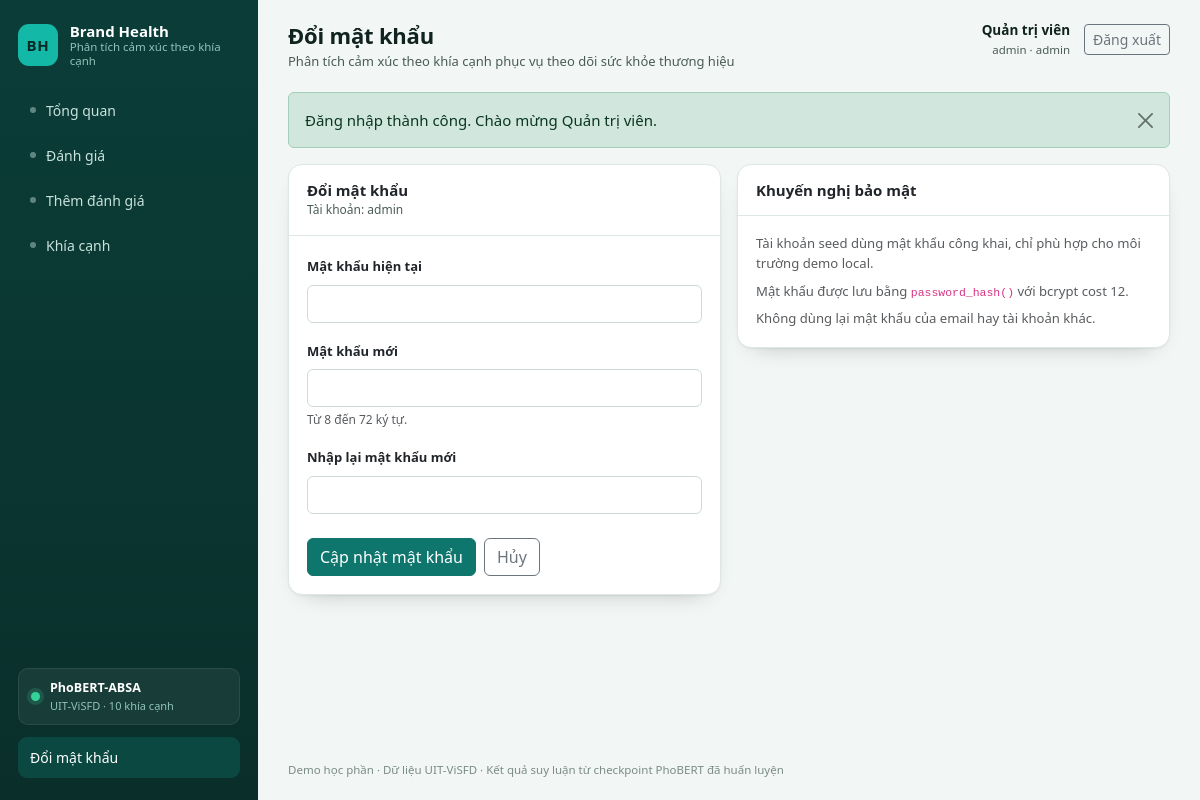
The page /change_password.php (signed in) on the database its author committed.
### tables this page shows
CREATE TABLE IF NOT EXISTS users (
    id              INT UNSIGNED    NOT NULL AUTO_INCREMENT,
    username        VARCHAR(50)     NOT NULL,
    password_hash   VARCHAR(255)    NOT NULL,
    full_name       VARCHAR(100)    NOT NULL,
    role            ENUM('admin', 'analyst') NOT NULL DEFAULT 'admin',
    is_active       TINYINT(1)      NOT NULL DEFAULT 1,
    last_login_at   DATETIME        NULL,
    created_at      TIMESTAMP       NOT NULL DEFAULT CURRENT_TIMESTAMP,
    updated_at      TIMESTAMP       NOT NULL DEFAULT CURRENT_TIMESTAMP
                                    ON UPDATE CURRENT_TIMESTAMP,
    PRIMARY KEY (id),
    UNIQUE KEY uq_users_username (username),
    KEY idx_users_active (is_active)
);

### app/helpers.php (called while the page is built, shortened)
<?php
function e($value): string
{
    return htmlspecialchars((string) $value, ENT_QUOTES | ENT_SUBSTITUTE, 'UTF-8');
}
function url(string $path = ''): string
{
    return BASE_URL . '/' . ltrim($path, '/');
}
function asset(string $path): string
{
    return url('assets/' . ltrim($path, '/'));
}
function take_flashes(): array
{
    $flashes = $_SESSION['_flash'] ?? [];
    return is_array($flashes) ? $flashes : [];
}

### app/config.php (called while the page is built, shortened)
<?php
return [
    'app' => [
        'name'    => 'Brand Health Demo',
        'tagline' => 'Phân tích cảm xúc theo khía cạnh',
        'timezone' => 'Asia/Ho_Chi_Minh',
        'debug'   => false,
    ],
    'db' => [
        'host'    => '127.0.0.1',
        'port'    => 3306,
        'name'    => 'brand_health_db',
        'user'    => 'root',
        'pass'    => '',
        'charset' => 'utf8mb4',
    ],
    'api' => [
        'base_url' => 'http://127.0.0.1:8000',
        'key'      => '',
        'timeout'  => 30,
    ],
];

### app/bootstrap.php (called while the page is built, shortened)
<?php
function config(?string $path = null, $default = null)
{
    static $config = null;
    if ($config === null) {
        $config = require __DIR__ . '/config.php';
    }
    $value = $config;
    foreach (explode('.', $path) as $key) {
        $value = $value[$key];
    }
    return $value;
}
require_once __DIR__ . '/db.php';
require_once __DIR__ . '/helpers.php';
require_once __DIR__ . '/auth.php';

### app/auth.php (called while the page is built, shortened)
<?php
function current_user(): ?array
{
    static $loaded = false;
    static $user = null;
    if ($loaded) {
        return $user;
    }
    $loaded = true;
    $id = $_SESSION['user_id'] ?? null;
    $stmt = db()->prepare(
        'SELECT id, username, full_name, role, is_active, last_login_at
         FROM users
         WHERE id = ?
         LIMIT 1'
    );
    $stmt->execute([(int) $id]);
    $row = $stmt->fetch();
    return $user = $row;
}
function require_login(): void
{
    if (current_user() === null) {
        flash('warning', 'Vui lòng đăng nhập để tiếp tục.');
        redirect('login.php');
    }
}

### app/db.php (called while the page is built, shortened)
<?php
function db(): PDO
{
    static $pdo = null;
    if ($pdo instanceof PDO) {
        return $pdo;
    }
    $c = config('db');
    $dsn = sprintf(
        'mysql:host=%s;port=%d;dbname=%s;charset=%s',
        $c['host'],
        (int) $c['port'],
        $c['name'],
        $c['charset']
    );
    try {
        $pdo = new PDO($dsn, (string) $c['user'], (string) $c['pass'], [
            PDO::ATTR_ERRMODE            => PDO::ERRMODE_EXCEPTION,
            PDO::ATTR_DEFAULT_FETCH_MODE => PDO::FETCH_ASSOC,
            PDO::ATTR_EMULATE_PREPARES   => false,
            PDO::ATTR_STRINGIFY_FETCHES  => false,
        ]);
        $pdo->exec("SET time_zone = '+07:00'");
    } catch (PDOException $e) {
        error_log('DB connection failed: ' . $e->getMessage());
        http_response_code(500);
        header('Content-Type: text/html; charset=utf-8');
        echo '<!doctype html><html lang="vi"><meta charset="utf-8">'
            . '<title>Lỗi cơ sở dữ liệu</title>'
            . '<body style="font-family:system-ui;padding:2rem">'
            . '<h1>Không kết nối được cơ sở dữ liệu</h1>'
            . '<p>Hãy chắc chắn MySQL của XAMPP đang chạy và database '
            . '<code>brand_health_db</code> đã được import.</p>'
            . '<p>Chi tiết kỹ thuật đã được ghi vào log.</p></body></html>';
        exit;
    }
    return $pdo;
}

### public/change_password.php (the view, shortened to what this page needs)
<?php
require __DIR__ . '/../app/bootstrap.php';
require_login();
$user = current_user();
$pageTitle = 'Đổi mật khẩu';
$activeNav = 'password';
require __DIR__ . '/../app/views/layout_header.php';
?>
<div class="row g-3">
    <div class="col-lg-6">
        <div class="card">
            <div class="card-header">
                <div>
                    <h2>Đổi mật khẩu</h2>
                    <p>Tài khoản: <?= e((string) $user['username']) ?></p>
                </div>
            </div>
            <div class="card-body">
                <form method="post" action="<?= e(url('change_password.php')) ?>" novalidate>
                    <div class="mb-3">
                        <label class="form-label" for="current_password">Mật khẩu hiện tại</label>
                        <input class="form-control" type="password" id="current_password"
                               name="current_password" required autocomplete="current-password">
                    </div>
                    <div class="mb-3">
                        <label class="form-label" for="new_password">Mật khẩu mới</label>
                        <input class="form-control" type="password" id="new_password"
                               name="new_password" required minlength="8" maxlength="72"
                               autocomplete="new-password">
                        <div class="form-text">Từ 8 đến 72 ký tự.</div>
                    </div>
                    <div class="mb-4">
                        <label class="form-label" for="confirm_password">Nhập lại mật khẩu mới</label>
                        <input class="form-control" type="password" id="confirm_password"
                               name="confirm_password" required minlength="8" maxlength="72"
                               autocomplete="new-password">
                    </div>
                    <div class="d-flex gap-2">
                        <button type="submit" class="btn btn-primary">Cập nhật mật khẩu</button>
                        <a class="btn btn-outline-secondary" href="<?= e(url('index.php')) ?>">Hủy</a>
                    </div>
                </form>
            </div>
        </div>
    </div>
    <div class="col-lg-6">
        <div class="card">
            <div class="card-header"><h2>Khuyến nghị bảo mật</h2></div>
            <div class="card-body small text-muted">
                <p class="mb-2">Tài khoản seed dùng mật khẩu công khai, chỉ phù hợp cho môi trường demo local.</p>
                <p class="mb-2">Mật khẩu được lưu bằng <code>password_hash()</code> với bcrypt cost 12.</p>
                <p class="mb-0">Không dùng lại mật khẩu của email hay tài khoản khác.</p>
            </div>
        </div>
    </div>
</div>
<?php require __DIR__ . '/../app/views/layout_footer.php'; ?>

### app/views/layout_header.php (shortened to what this page needs)
<?php
$user = current_user();
$flashes = take_flashes();
$pageTitle = $pageTitle ?? 'Tổng quan';
$activeNav = $activeNav ?? '';
$navItems = [
    ['key' => 'dashboard', 'href' => 'index.php',        'label' => 'Tổng quan'],
    ['key' => 'reviews',   'href' => 'reviews.php',      'label' => 'Đánh giá'],
    ['key' => 'create',    'href' => 'review_create.php', 'label' => 'Thêm đánh giá'],
    ['key' => 'aspects',   'href' => 'aspects.php',      'label' => 'Khía cạnh'],
];
?>
<!doctype html>
<html lang="vi">
<head>
    <link rel="stylesheet" href="<?= e(asset('vendor/bootstrap/bootstrap.min.css')) ?>">
    <link rel="stylesheet" href="<?= e(asset('css/app.css')) ?>">
</head>
<body>
<div class="app-shell">
    <aside class="sidebar">
        <a class="brand" href="<?= e(url('index.php')) ?>">
            <span class="brand-mark">BH</span>
            <span class="brand-text">
                <strong>Brand Health</strong>
                <small><?= e((string) config('app.tagline')) ?></small>
            </span>
        </a>
        <nav class="sidebar-nav">
            <?php foreach ($navItems as $item): ?>
                <a class="nav-link<?= $activeNav === $item['key'] ? ' active' : '' ?>"
                   href="<?= e(url($item['href'])) ?>">
                    <span class="nav-dot"></span><?= e($item['label']) ?>
                </a>
            <?php endforeach; ?>
        </nav>
        <div class="sidebar-foot">
            <div class="model-chip">
                <span class="model-dot"></span>
                <div>
                    <strong>PhoBERT-ABSA</strong>
                    <small>UIT-ViSFD · 10 khía cạnh</small>
                </div>
            </div>
            <a class="nav-link small-link<?= $activeNav === 'password' ? ' active' : '' ?>"
               href="<?= e(url('change_password.php')) ?>">Đổi mật khẩu</a>
        </div>
    </aside>
    <div class="app-main">
        <header class="topbar">
            <div class="topbar-title">
                <h1><?= e($pageTitle) ?></h1>
                <p>Phân tích cảm xúc theo khía cạnh phục vụ theo dõi sức khỏe thương hiệu</p>
            </div>
            <div class="topbar-user">
                <div class="user-meta">
                    <strong><?= e($user['full_name'] ?? '') ?></strong>
                    <small><?= e($user['role'] ?? '') ?> · <?= e($user['username'] ?? '') ?></small>
                </div>
                <form method="post" action="<?= e(url('logout.php')) ?>" class="m-0">
                    <button type="submit" class="btn btn-sm btn-outline-secondary">Đăng xuất</button>
                </form>
            </div>
        </header>
        <main class="content">
            <?php foreach ($flashes as $flash): ?>
                <div class="alert alert-<?= e($flash['type'] ?? 'info') ?> alert-dismissible fade show" role="alert">
                    <?= e($flash['message'] ?? '') ?>
                    <button type="button" class="btn-close" data-bs-dismiss="alert" aria-label="Đóng"></button>
                </div>
            <?php endforeach; ?>

### public/assets/css/app.css (style rules this page uses)
:root { --bh-ink: #10231f; --bh-ink-soft: #4a5c57; --bh-line: #dfe7e4; --bh-bg: #f2f6f5; --bh-card: #ffffff; --bh-teal: #0f766e; --bh-teal-dark: #0b3d38; --bh-teal-soft: #e3f3f0; --bh-amber: #b45309; --bh-danger: #b91c1c; --bh-radius: 14px; --bh-shadow: 0 1px 2px rgba(16, 35, 31, .05), 0 10px 24px -18px rgba(16, 35, 31, .45); }
* { box-sizing: border-box; }
body { margin: 0; background: var(--bh-bg); color: var(--bh-ink); font-family: "Segoe UI", system-ui, -apple-system, "Helvetica Neue", Arial, sans-serif; font-size: 15px; }
a { color: var(--bh-teal); text-decoration: none; }
.app-shell { display: flex; min-height: 100vh; }
.sidebar { width: 258px; flex: 0 0 258px; background: linear-gradient(180deg, #0b3d38 0%, #0a2f2b 100%); color: #d8ece8; padding: 22px 18px; display: flex; flex-direction: column; gap: 22px; position: sticky; top: 0; height: 100vh; }
.brand { display: flex; gap: 12px; align-items: center; color: #fff; }
.brand-mark { width: 42px; height: 42px; border-radius: 11px; display: grid; place-items: center; background: #14b8a6; color: #062824; font-weight: 800; letter-spacing: .5px; }
.brand-text { display: flex; flex-direction: column; line-height: 1.2; }
.brand-text strong { font-size: 15px; }
.brand-text small { color: #8fc3bb; font-size: 11.5px; }
.sidebar-nav { display: flex; flex-direction: column; gap: 4px; }
.sidebar-nav .nav-link, .small-link { color: #c8e2dd; padding: 10px 12px; border-radius: 9px; display: flex; align-items: center; gap: 10px; font-size: 14px; }
.sidebar-nav .nav-link.active, .small-link.active { background: rgba(20, 184, 166, .18); color: #fff; }
.nav-dot { width: 6px; height: 6px; border-radius: 50%; background: currentColor; opacity: .45; }
.sidebar-foot { margin-top: auto; display: flex; flex-direction: column; gap: 12px; }
.model-chip { display: flex; gap: 10px; align-items: center; background: rgba(255, 255, 255, .06); border: 1px solid rgba(255, 255, 255, .08); border-radius: 10px; padding: 10px 12px; }
.model-chip strong { display: block; font-size: 12.5px; color: #fff; }
.model-chip small { display: block; font-size: 11px; color: #8fc3bb; }
.model-dot { width: 9px; height: 9px; border-radius: 50%; background: #34d399; box-shadow: 0 0 0 4px rgba(52, 211, 153, .18); }
.app-main { flex: 1 1 auto; min-width: 0; display: flex; flex-direction: column; }
.topbar { display: flex; align-items: flex-start; justify-content: space-between; gap: 18px; padding: 22px 30px 16px; background: var(--bh-bg); }
.topbar-title h1 { margin: 0; font-size: 22px; font-weight: 700; letter-spacing: -.2px; }
.topbar-title p { margin: 4px 0 0; color: var(--bh-ink-soft); font-size: 13px; }
.topbar-user { display: flex; align-items: center; gap: 14px; }
.user-meta { text-align: right; line-height: 1.25; }
.user-meta strong { display: block; font-size: 13.5px; }
.user-meta small { color: var(--bh-ink-soft); font-size: 11.5px; }
.content { padding: 4px 30px 30px; }
.card { background: var(--bh-card); border: 1px solid var(--bh-line); border-radius: var(--bh-radius); box-shadow: var(--bh-shadow); }
.card-header { background: transparent; border-bottom: 1px solid var(--bh-line); padding: 16px 18px; display: flex; align-items: center; justify-content: space-between; gap: 12px; }
.card-header h2 { margin: 0; font-size: 15px; font-weight: 700; }
.card-header p { margin: 2px 0 0; font-size: 12px; color: var(--bh-ink-soft); }
.card-body { padding: 18px; }
.form-label { font-weight: 600; font-size: 13px; }
.form-control, .form-select { border-color: #cfdad6; }
.form-text { font-size: 12px; }
.btn-primary { background: var(--bh-teal); border-color: var(--bh-teal); }

### rows shown on the page
users: full_name "Quản trị viên", role "admin", username "admin"

### other values the page prints
config('app.tagline') "Phân tích cảm xúc theo khía cạnh"
$item['label'] "Tổng quan"
$item['label'] "Đánh giá"
$item['label'] "Thêm đánh giá"
$item['label'] "Khía cạnh"
$pageTitle "Đổi mật khẩu"
$flash['message'] "Đăng nhập thành công. Chào mừng Quản trị viên."
